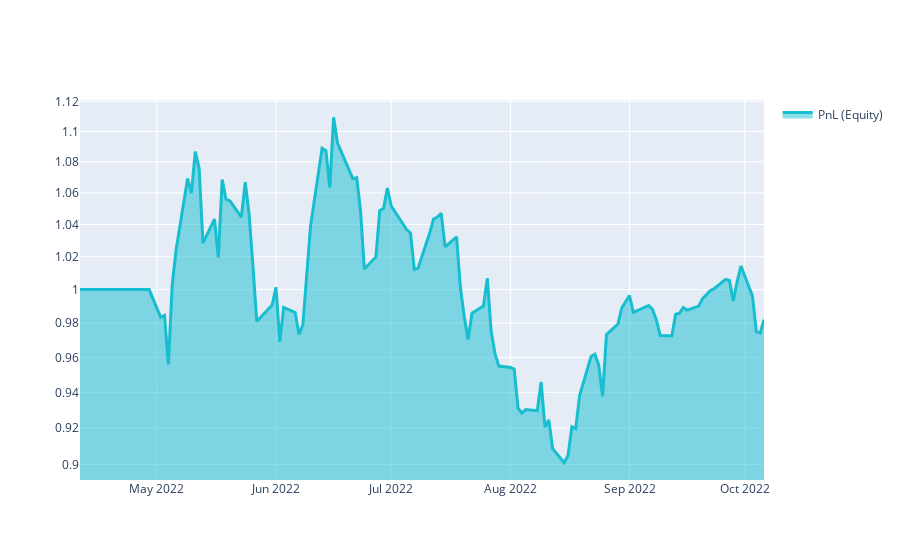

Here is the notebook cell this chart was saved with:
### Markdown cell above
# Group27_100_10_6M

### Code cell
import xarray as xr

import qnt.ta as qnta
import qnt.data as qndata
import qnt.output as qnout
import qnt.stats as qns

# 6 months - 100/10 days

data = qndata.stocks.load_ndx_data(min_date="2022-04-10")

close     = data.sel(field="close")
is_liquid = data.sel(field="is_liquid")
sma_slow  = qnta.sma(close, 100)
sma_fast  = qnta.sma(close, 10)
weights   = xr.where(sma_slow < sma_fast, 1, -1)
weights   = weights * is_liquid

weights = qnout.clean(weights, data, "stocks_nasdaq100")

# calc stats
stats = qns.calc_stat(data, weights.sel(time=slice("2022-04-10", None)))
display(stats.to_pandas().tail())

# graph
performance = stats.to_pandas()["equity"]
import qnt.graph as qngraph

qngraph.make_plot_filled(performance.index, performance, name="PnL (Equity)", type="log")
